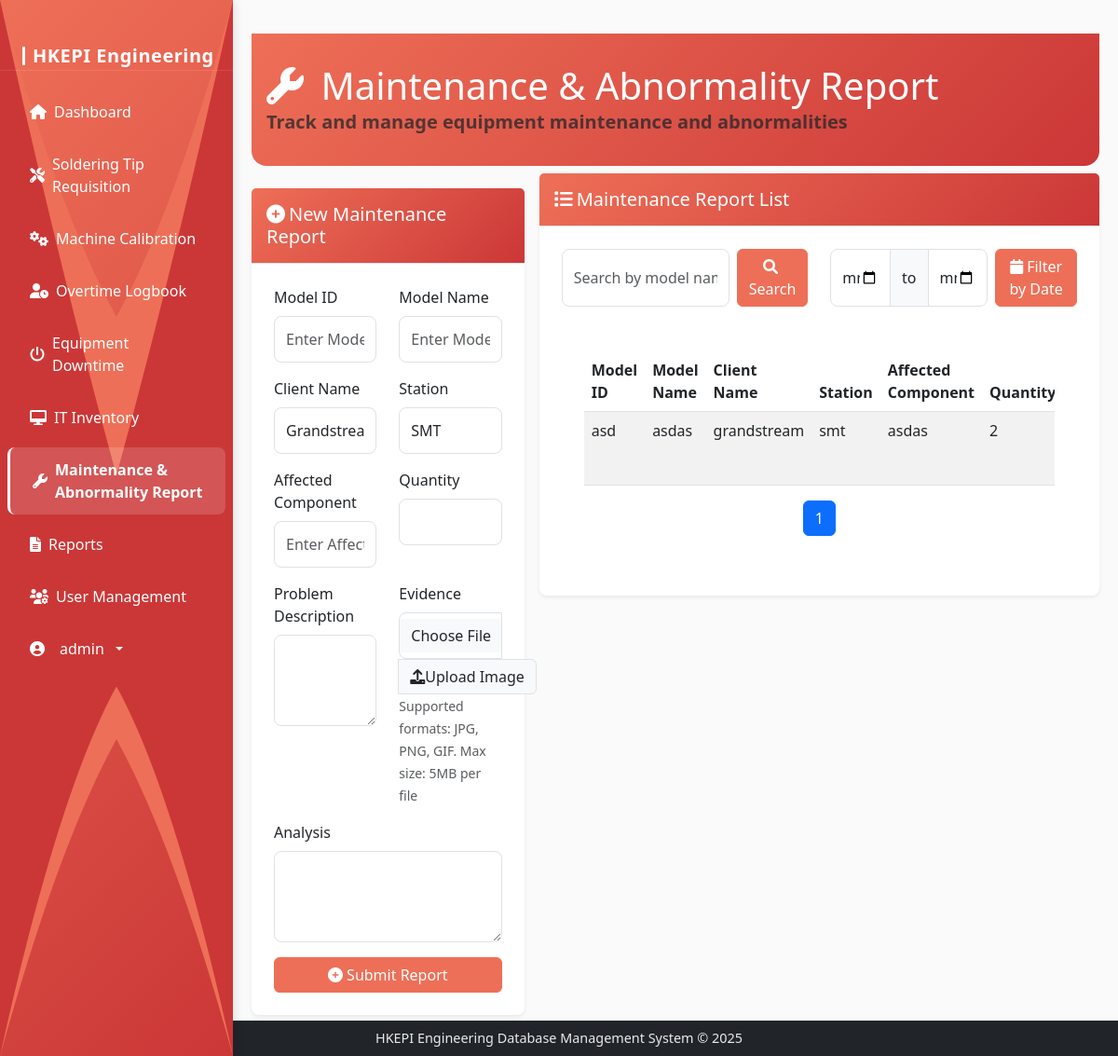
The app's page /maintenance-reports (signed in), older data.
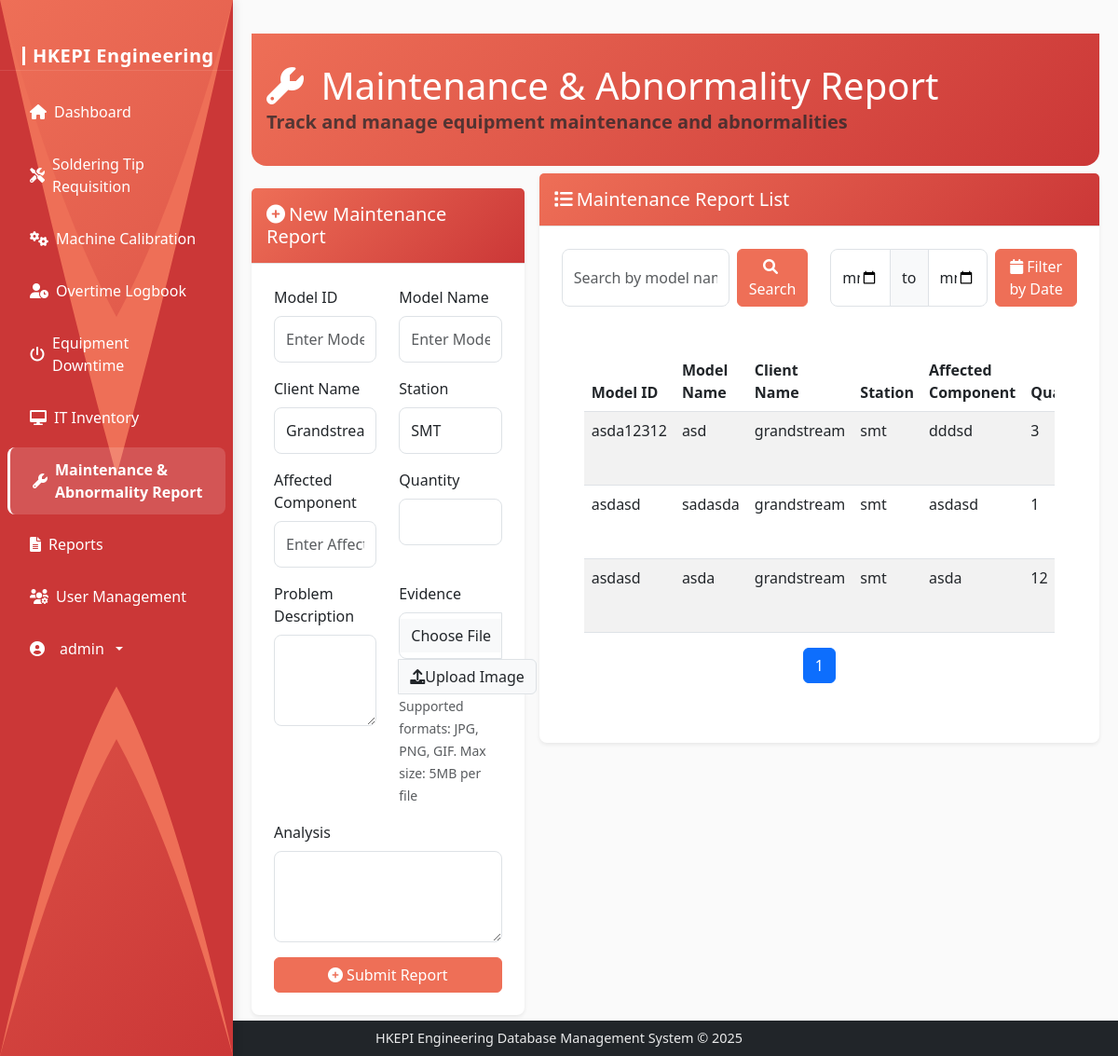
The same page, newer data.
### models.py (models this page shows)
class MaintenanceReport(db.Model):
    id = db.Column(db.Integer, primary_key=True)
    model_id = db.Column(db.String(50), nullable=False)
    model_name = db.Column(db.String(100), nullable=False)
    client_id = db.Column(db.String(50), nullable=False)
    client_name = db.Column(db.String(100), nullable=False)
    station = db.Column(db.String(50), nullable=False)
    affected_component = db.Column(db.String(200), nullable=False)
    quantity = db.Column(db.Integer, nullable=False)
    problem_description = db.Column(db.Text, nullable=False)
    evidence = db.Column(db.String(255))  # Will store filename/path of uploaded image
    analysis = db.Column(db.Text, nullable=False)
    status = db.Column(db.String(50), default='Open')
    created_at = db.Column(db.DateTime, default=datetime.utcnow)
    updated_at = db.Column(db.DateTime, default=datetime.utcnow, onupdate=datetime.utcnow)

### routes.py (the view, shortened to what this page needs)
@app.route('/maintenance-reports', methods=['GET', 'POST'])
@login_required
def maintenance_reports():
    edit_id = request.args.get('edit_id', type=int)
    report_to_edit = None
    if edit_id:
        report_to_edit = MaintenanceReport.query.get(edit_id)
        form = MaintenanceReportForm(obj=report_to_edit)
    else:
        form = MaintenanceReportForm()
    page = request.args.get('page', 1, type=int)
    reports = MaintenanceReport.query.order_by(MaintenanceReport.created_at.desc()).paginate(page=page, per_page=10, error_out=False)
    return render_template('maintenance_reports.html', form=form, reports=reports, edit_id=edit_id)

### forms.py
class MaintenanceReportForm(FlaskForm):
    model_id = StringField('Model ID', validators=[DataRequired()])
    model_name = StringField('Model Name', validators=[DataRequired(), Length(max=100)])
    client_name = SelectField('Client Name', choices=[
        ('grandstream', 'Grandstream'),
        ('aok', 'AOK'),
        ('d-link', 'D-Link'),
        ('srs', 'SRS'),
        ('intracom', 'Intracom')
    ], validators=[DataRequired()])
    station = SelectField('Station', choices=[
        ('smt', 'SMT'),
        ('dip', 'DIP'),
        ('assy', 'ASSY'),
        ('packaging', 'PACKAGING')
    ], validators=[DataRequired()])
    affected_component = StringField('Affected Component', validators=[DataRequired(), Length(max=200)])
    quantity = IntegerField('Quantity', validators=[DataRequired(), NumberRange(min=1)])
    problem_description = TextAreaField('Problem Description', validators=[DataRequired()])
    evidence = FileField('Evidence')
    analysis = TextAreaField('Analysis', validators=[DataRequired()])

### app.py (called while the page is built)
@login_manager.user_loader
def load_user(user_id):
    return User.query.get(int(user_id))

### templates/maintenance_reports.html (shortened to what the changed rows need)
{% extends 'base.html' %}
{% block content %}
<div class="container-fluid content-area">
    <div class="dashboard-header mb-4">
        <div class="header-content">
            <h1 class="mb-0" style="color: white;">
                <i class="fas fa-wrench me-2" style="color: white;"></i>
                Maintenance & Abnormality Report
            </h1>
        </div>
    </div>
    <div class="row mb-4 g-3">
        <div class="col-12 col-md-8 mt-3 mt-md-0">
            <div class="card">
                <div class="card-body">
                    <div class="card-body">
                        <div class="table-responsive">
                            <table class="table table-striped">
                                <thead>
                                    <tr>
                                        <th>Model ID</th>
                                        <th>Model Name</th>
                                        <th>Client Name</th>
                                        <th>Station</th>
                                        <th>Affected Component</th>
                                        <th>Quantity</th>
                                    </tr>
                                </thead>
                                <tbody>
                                    {% for report in reports.items %}
                                    <tr>
                                        <td>{{ report.model_id }}</td>
                                        <td>{{ report.model_name }}</td>
                                        <td>{{ report.client_name }}</td>
                                        <td>{{ report.station }}</td>
                                        <td>{{ report.affected_component }}</td>
                                        <td>{{ report.quantity }}</td>
                                    </tr>
                                    {% endfor %}
                                </tbody>
                            </table>
                        </div>
                        <nav aria-label="Page navigation">
                            <ul class="pagination justify-content-center">
                                {% for page in reports.iter_pages() %}
                                {% if page %}
                                <li class="page-item {% if page == reports.page %}active{% endif %}">
                                    <a class="page-link" href="{{ url_for('maintenance_reports', page=page) }}">{{ page }}</a>
                                </li>
                                {% else %}
                                <li class="page-item disabled">
                                    <span class="page-link">...</span>
                                </li>
                                {% endif %}
                                {% endfor %}
                            </ul>
                        </nav>
                    </div>
                </div>
            </div>
        </div>
    </div>
</div>
{% endblock %}

Row changes from the older to the newer data that the page shows:
added MaintenanceReport: model_id "asda12312", model_name "asd", client_name "grandstream", station "smt", affected_component "dddsd", quantity "3"
added MaintenanceReport: model_id "asdasd", model_name "sadasda", client_name "grandstream", station "smt", affected_component "asdasd", quantity "1"
changed MaintenanceReport: model_id "asd" → "asdasd"; model_name "asdas" → "asda"; affected_component "asdas" → "asda"; quantity "2" → "12"
